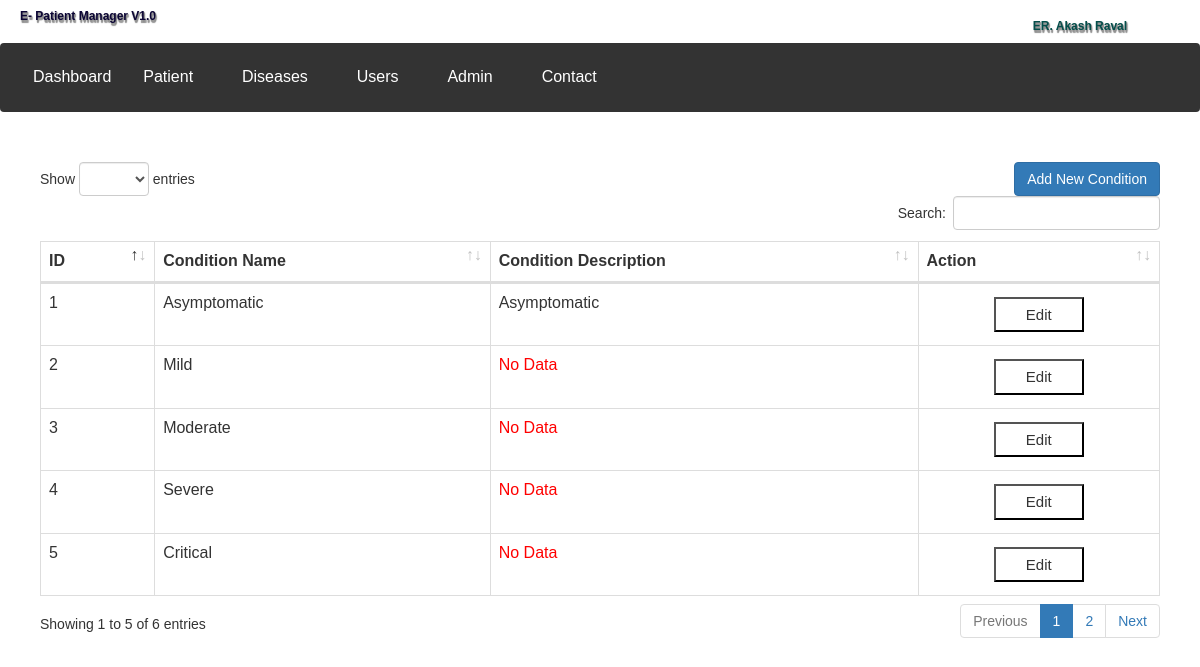
The app's page /Conditions/index.php (signed in) with its own data.
### tables this page shows
CREATE TABLE `patientstype` (
  `PatientsTypeId` int(11) NOT NULL,
  `PatientsType` varchar(100) NOT NULL,
  `patients_type_Description` varchar(500) DEFAULT NULL
);

### Conditions/index.php (the view, shortened to what this page needs)
<html lang="en">
<head>
<link href="../assets/css/lib/bootstrap.min.css" rel="stylesheet">
<link href="../assets/css/lib/dataTables.bootstrap4.min.css" rel="stylesheet">
<link rel="stylesheet" href="../assets/css/condition.css">
</head>
<body>
<?php
include('../include/config.php');
include('../include/header.php');
$query = "select c.PatientsTypeId as ConditionId,"
        ."IFNULL(c.PatientsType,'No Data') as ConditionName,"
        ."IFNULL(c.patients_type_Description,'No Data') as ConditionDescription "
        ."from patientstype c ";
$ret=mysqli_query($con,$query);
?>
<div class="custom-container">
        <div>
            <button class="btn btn-primary add-btn" onclick="openaddmodel();">Add New Condition</button>
        </div>
    <table class="table table-bordered" id="dataTable" width="100%" cellspacing="0">
        <thead>
            <tr>
                <th>ID</th>
                <th>Condition Name</th>
                <th>Condition Description</th>
                <th>Action</th>
            </tr>
        </thead>
        <tbody>
        <?php
        while($row=mysqli_fetch_array($ret))
                {
                    $funcall = 'updatevalue('.$row['ConditionId'].',"'.$row['ConditionName'].'","'.$row['ConditionDescription'].'");';
                 $view= "<tr>"
                        ."<td>"
                        .$row['ConditionId']
                        ."</td>"
                        .'<td>'
                        .$row['ConditionName']
                        ."</td>"
                        ."<td>"
                        .$row['ConditionDescription']
                        ."</td>"
                        ."<td class='action'>"
                        ."<button class='action-btn' onclick='".$funcall."' >Edit</button> "
                        ."</td>"
                        ."</tr>";
                echo $view;
                }
        ?>
        </tbody>
    </table>
    </div>
</body>
</html>

### include/header.php (shortened to what this page needs)
<link rel="stylesheet" href="../assets/css/header.css">
<?php
include('../include/title-config.php');
?>
<div class="navbar">
  <a href="../Dashboard">Dashboard</a>
  <div class="subnav">
    <button class="subnavbtn">Patient <i class="fa fa-caret-down"></i></button>
  </div>
  <div class="subnav">
    <button class="subnavbtn">Diseases <i class="fa fa-caret-down"></i></button>
  </div>
 <?php if($_SESSION['viewusers'] == 1 || $_SESSION['admin'] == 1)
	{?>
  <div class="subnav" <?php echo $_SESSION['admin'] ?>>
    <button class="subnavbtn">Users <i class="fa fa-caret-down"></i></button>
  </div>
  <?php }?>
  <?php if($_SESSION['admin'] == 1)
	{?>
  <div class="subnav">
    <button class="subnavbtn">Admin <i class="fa fa-caret-down"></i></button>
  </div>
  <?php }?>
  <a href="#contact">Contact</a>
</div>

### include/title-config.php
<link rel="stylesheet" href="../assets/css/title-config.css">
<div class="web-title-box" >
<a href="../Accounts/logout.php">
<div class="btn web-user logout" title="Logout"> <i class="fas fa-sign-out-alt" alt="logout" title="Logout" ></i> </div>
</a>
<a href="../users/viewuser.php?uid=<?php echo $_SESSION['id']; ?>">
<h6 class="web-user username-txt" ><i class="fas fa-user-nurse username-icon"></i> <?php echo $_SESSION['username']; ?> </h6>
</a>
<h6 class="web-title" >E- Patient Manager V1.0</h6>
</div>

### assets/css/condition.css (style rules this page uses)
.custom-container { width: 95%; padding-right: 10px; padding-left: 10px; margin-right: auto; margin-left: auto; margin-top: 50px; }
.add-btn { float: right; }
.action-btn { padding: 5px 30px; margin: 5px 5px; font-size: 15px; background: transparent; }
.action { text-align: center; }

### assets/css/header.css (style rules this page uses)
body { font-family: Arial, Helvetica, sans-serif; margin: 0; }
.navbar { overflow: hidden; background-color: #333; justify-content: flex-start; padding: 8px 16px; width: 100%; }
.navbar a { float: left; font-size: 16px; color: white !important; text-align: center; padding: 14px 16px; text-decoration: none; }
.subnav { float: left; overflow: hidden; }
.subnav .subnavbtn { font-size: 16px; border: none; outline: none; color: white; padding: 14px 16px; background-color: inherit; font-family: inherit; margin: 0; }

### assets/css/title-config.css (style rules this page uses)
.web-user { float: right; padding: 0px 20px; font-weight: 700; color: rgb(4, 78, 75); text-shadow: 1px 1px 1px #919191, 1px 2px 1px #919191, 1px 3px 1px #919191; }
.web-title { padding: 0px 20px; font-weight: 700; color: rgb(12, 6, 53); text-shadow: 1px 1px 1px #919191, 1px 2px 1px #919191, 1px 3px 1px #919191; }

### records on screen
patientstype: PatientsTypeId "1", ConditionName "Asymptomatic", ConditionDescription "Asymptomatic"
patientstype: PatientsTypeId "2", ConditionName "Mild", ConditionDescription "No Data"
patientstype: PatientsTypeId "3", ConditionName "Moderate", ConditionDescription "No Data"
patientstype: PatientsTypeId "4", ConditionName "Severe", ConditionDescription "No Data"
patientstype: PatientsTypeId "5", ConditionName "Critical", ConditionDescription "No Data"

### other values on screen
$_SESSION['username'] "ER. Akash Raval"
